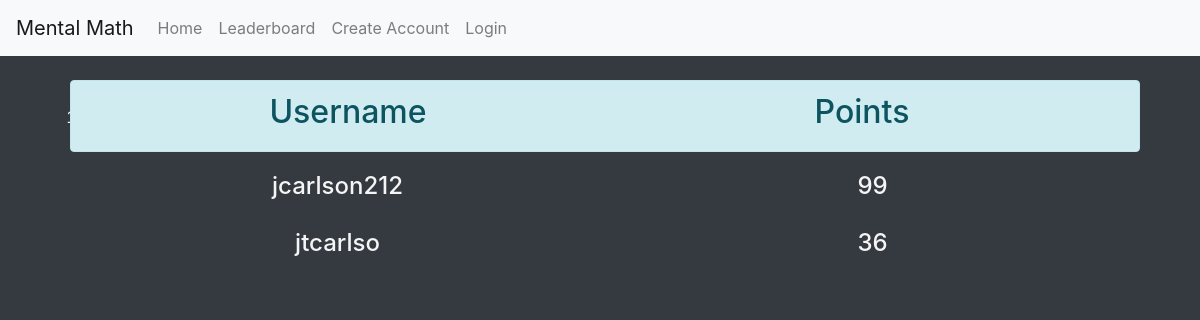
The page /leaderboard on the database as committed earlier.
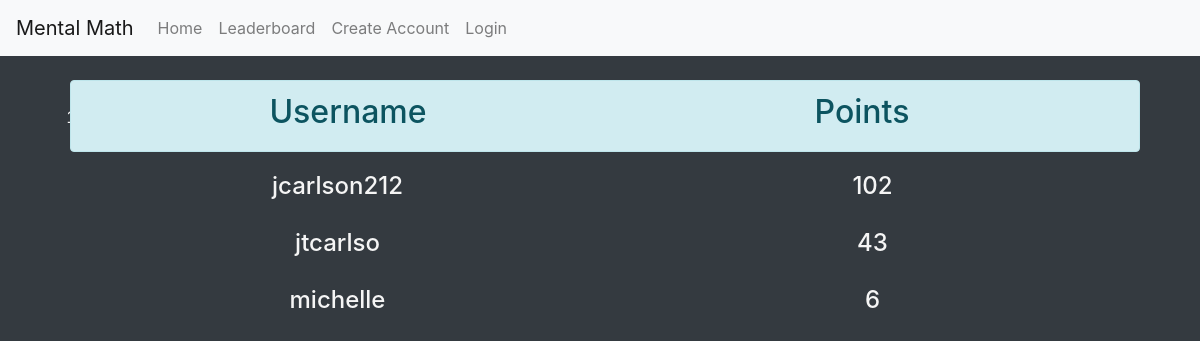
The same page on the database as committed later.
### MentalMathWebsite/models.py (models this page shows)
class User(AbstractUser):
    username = models.CharField(max_length=50, unique=True)
    password = models.CharField(max_length=50)
    email = models.EmailField(max_length=50, unique=True)
    points = models.IntegerField(default=0)
    multiplication = models.IntegerField(default=0)
    addition = models.IntegerField(default=0)
    subtraction = models.IntegerField(default=0)
    division = models.IntegerField(default=0)

### MentalMathWebsite/views.py (the view)
# urls.py: path("leaderboard", views.leaderboard, name="leaderboard"),
def leaderboard(request):
    userList = sorted(User.objects.all(), key= lambda u: u.points, reverse=True)
    return render(request, "MentalMathWebsite/leaderboard.html",{
        "userList": userList
    })

### MentalMathWebsite/templates/MentalMathWebsite/leaderboard.html (shortened to what this page needs)
{% extends 'MentalMathWebsite/layout.html' %}
{% block content %}
<div class="bg-dark d-flex flex-column flex-grow-1" style="height: 100%; color: whitesmoke;">
    <div class="container text-center my-4 ">
        <ol>
            <li style="width: 100%;">
                <div class="row alert alert-info" style="width: 100%;" role="alert">
                        <div class="col">
                            <h2>Username</h1>
                        </div>
                        <div class="col">
                            <h2>Points</h1>
                        </div>
                    </div>
            </li>
            {% for user in userList %}
            <li class="row" style="width: 100%; margin-top: 20px;">
                <div class="col">
                    <h4>{{ user.username }}</h4>
                </div>
                <div class="col">
                    <h4>{{ user.points }}</h4>
                </div>
            </li>
            {% endfor %}
        </ol>
    </div>
</div>
{% endblock %}

### MentalMathWebsite/templates/MentalMathWebsite/layout.html (shortened to what this page needs)
<html>
    <head>
        <link rel="stylesheet" href="https://stackpath.bootstrapcdn.com/bootstrap/4.3.1/css/bootstrap.min.css">
        {% load static %}
        <link rel="stylesheet" href="{% static 'MentalMathWebsite/styles.css' %}">
    </head>
    <body>
        <nav class="navbar navbar-expand-lg navbar-light bg-light">
            <a class="navbar-brand" href="">Mental Math</a>
            <div class="collapse navbar-collapse" id="navbarSupportedContent">
              <ul class="navbar-nav mr-auto">
                <li class="nav-item">
                  <a class="nav-link" href="{% url 'index' %}">Home</a>
                </li>
                <li class="nav-item">
                  <a class="nav-link" href="{% url 'leaderboard' %}">Leaderboard</a>
                </li>
                {% if not request.user.is_authenticated %}
                <li class="nav-item">
                    <a class="nav-link" href="{% url 'register' %}">Create Account</a>
                </li>
                <li class="nav-item">
                    <a class="nav-link" href="{% url 'login_view' %}">Login</a>
                </li>
                {% endif %}
              </ul>
            </div>
          </nav>
        {% block content %}
        {% endblock %}
    </body>
</html>

Rows that differ between the two databases and show on the page:
changed User "jcarlson212": points "99" → "102"
changed User "jtcarlso": points "36" → "43"
added User: username "michelle", points "6"
